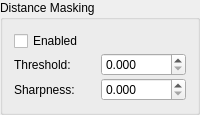
               <widget class="QGroupBox" name="groupBox_fake_lights_distance_mask">
                <property name="title">
                 <string>Distance Masking</string>
                </property>
                <layout class="QGridLayout" name="gridLayout_distance_mask">
                 <property name="spacing">
                  <number>2</number>
                 </property>
                 <item row="0" column="0" colspan="2">
                  <widget class="MyCheckBox" name="checkBox_fake_lights_mask_enabled">
                   <property name="text">
                    <string>Enabled</string>
                   </property>
                  </widget>
                 </item>
                 <item row="1" column="0">
                  <widget class="QLabel" name="label_mask_threshold">
                   <property name="text">
                    <string>Threshold:</string>
                   </property>
                  </widget>
                 </item>
                 <item row="1" column="1">
                  <widget class="MyDoubleSpinBox" name="spinbox_fake_lights_mask_threshold">
                   <property name="decimals">
                    <number>3</number>
                   </property>
                   <property name="minimum">
                    <double>0.000000000000000</double>
                   </property>
                   <property name="maximum">
                    <double>100.000000000000000</double>
                   </property>
                   <property name="singleStep">
                    <double>0.010000000000000</double>
                   </property>
                  </widget>
                 </item>
                 <item row="2" column="0">
                  <widget class="QLabel" name="label_mask_sharpness">
                   <property name="text">
                    <string>Sharpness:</string>
                   </property>
                  </widget>
                 </item>
                 <item row="2" column="1">
                  <widget class="MyDoubleSpinBox" name="spinbox_fake_lights_mask_sharpness">
                   <property name="decimals">
                    <number>3</number>
                   </property>
                   <property name="minimum">
                    <double>0.000000000000000</double>
                   </property>
                   <property name="maximum">
                    <double>100.000000000000000</double>
                   </property>
                   <property name="singleStep">
                    <double>0.010000000000000</double>
                   </property>
                  </widget>
                 </item>
                </layout>
               </widget>
